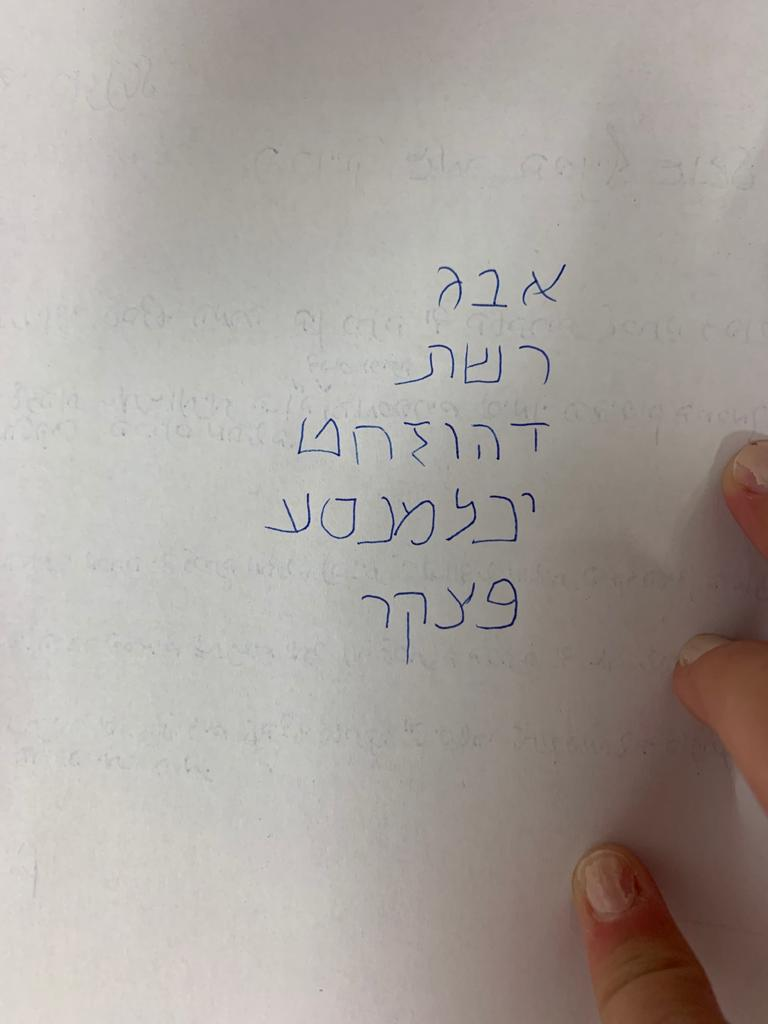
#> input picture test_images/image3.jpg, 768 x 1024 px, found by its file name
$ python learn_opencv.py   (older library calls are emulated)
#> lines starting #> are read from the running program, lines starting #| are printed output that depends on the picture; after the words box and inside, x2 and y2 are one past the last pixel; in counts of white or black regions, pixels touching at a corner belong together
import cv2 as cv
import pytesseract
import numpy as np
from numpy import asarray
from PIL import Image

from matplotlib import pyplot as plt

# [122 lines of commented-out code are left out]
img = cv.imread(r"C:\Users\Adi Rosental\Documents\she_code\shecode_final_project\test_images\image3.jpg", cv.IMREAD_GRAYSCALE)
#> img: shape (1024, 768); min 0, max 223, mean 163.1
_, mask = cv.threshold(img, 100, 225, cv.THRESH_BINARY_INV)
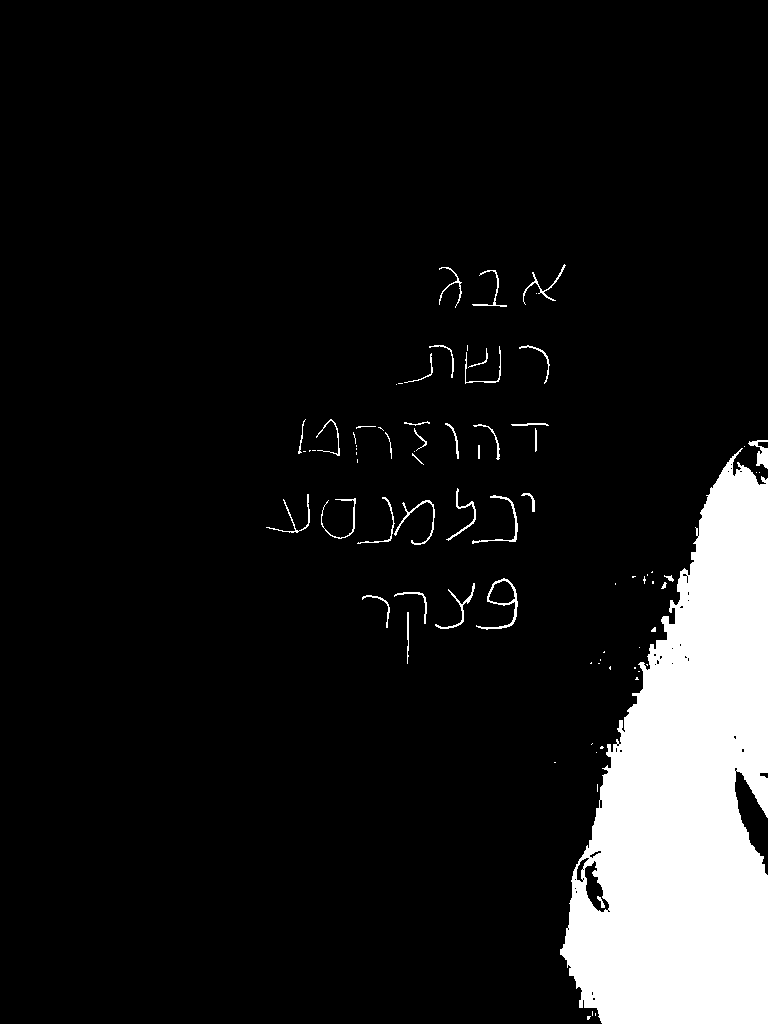
#> mask: shape (1024, 768); values 0 (black) and 225 (white), 10.2% white; 79 white regions (42 under 20 px), largest, box (x1, y1, x2, y2) and area: (560, 448, 768, 1024) 76049, (476, 578, 518, 630) 342, (748, 440, 768, 469) 257

kernal = np.ones((2,2), np.uint8)
dilation = cv.dilate(mask, kernal , iterations=3)
#> dilation: shape (1024, 768); values 0 (black) and 225 (white), 11.5% white; 40 white regions (1 under 20 px), largest, box (x1, y1, x2, y2) and area: (560, 440, 768, 1024) 78549, (357, 497, 438, 548) 1149, (476, 578, 521, 633) 867
erosion = cv.erode(mask, kernal, iterations=2)
#> erosion: shape (1024, 768); values 0 (black) and 225 (white), 9.3% white; 35 white regions (33 under 20 px), largest, box (x1, y1, x2, y2) and area: (562, 460, 768, 1024) 73267, (759, 449, 768, 468) 111
opening = cv.morphologyEx(mask, cv.MORPH_OPEN, kernal)
#> opening: shape (1024, 768); values 0 (black) and 225 (white), 10% white; 151 white regions (113 under 20 px), largest, box (x1, y1, x2, y2) and area: (561, 451, 768, 1024) 75356, (479, 579, 519, 631) 338, (449, 490, 477, 541) 183
closing = cv.morphologyEx(mask, cv.MORPH_CLOSE, kernal)
#> closing: shape (1024, 768); values 0 (black) and 225 (white), 10.1% white; 71 white regions (37 under 20 px), largest, box (x1, y1, x2, y2) and area: (561, 449, 768, 1024) 75551, (358, 498, 436, 546) 376, (477, 579, 519, 631) 343
mg = cv.morphologyEx(mask, cv.MORPH_GRADIENT, kernal)
#> mg: shape (1024, 768); values 0 (black) and 225 (white), 0.97% white in thin lines or dots, all inside (x1, y1, x2, y2) = (266, 264, 768, 1024)
th = cv.morphologyEx(mask, cv.MORPH_TOPHAT, kernal)
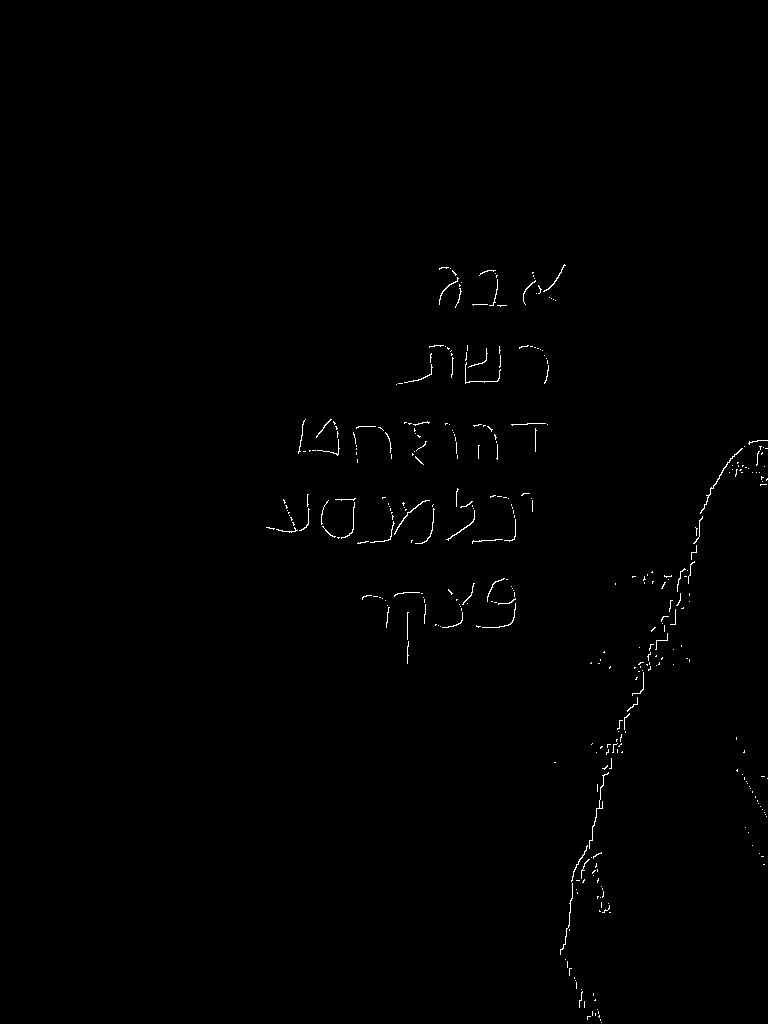
#> th: shape (1024, 768); values 0 (black) and 225 (white), 0.44% white in thin lines or dots, all inside (x1, y1, x2, y2) = (266, 264, 768, 1023)

titles = ["image", "mask", "dilation","erosion", "opening", "closing", "mg", "th"]
images = [img, mask, dilation, erosion,opening,closing,mg, th]

for i in range(8):
    plt.subplot(2,4,i+1), plt.imshow(images[i], 'gray')
    plt.title(titles[i])
    plt.xticks([]), plt.yticks([])
plt.show()


cv.waitKey(0)
cv.destroyAllWindows()

# 3:40
# ~learn how to clean noises in image~
img = cv.imread(r"C:\Users\Adi Rosental\Documents\she_code\shecode_final_project\test_images\pic2.png")
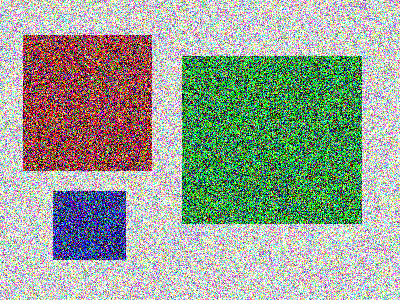
#> input picture test_images/pic2.png, 400 x 300 px, found by its file name
#> img is the input picture: shape (300, 400, 3); mean B, G, R 150, 164.4, 153.8
img = cv.cvtColor(img, cv.COLOR_BGR2RGB)

# with this kernel we decide to bring equal wieght to each pixel
kernal = np.ones((9,9), np.float32)/81

dst = cv.filter2D(img, -1, kernal)
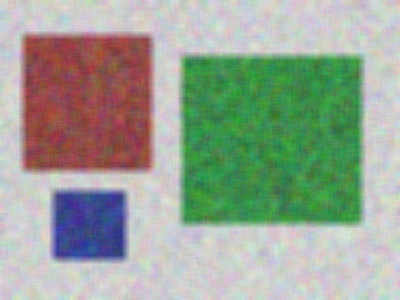
#> dst: shape (300, 400, 3); mean R, G, B 153.8, 164.4, 149.9
blur = cv.blur(img, (9,9));
gblue = cv.GaussianBlur(img, (9,9), 0)
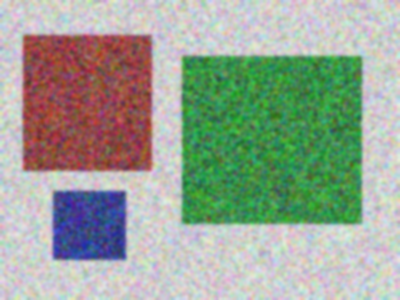
#> gblue: shape (300, 400, 3); mean R, G, B 153.8, 164.4, 150
# use the next filter for salt and paper noise
median = cv.medianBlur(img, 9)
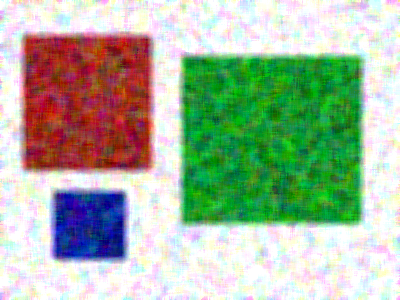
#> median: shape (300, 400, 3); mean R, G, B 165.7, 181.9, 159.6
# use the next filter for remove noises and keep the edge sharp
bilateralFilter = cv.bilateralFilter(img, 9, 75,75)
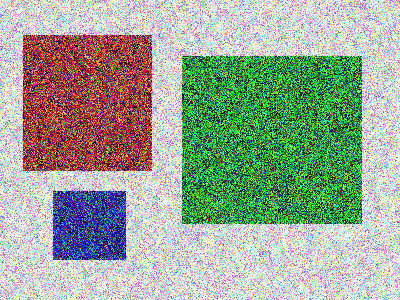
#> bilateralFilter: shape (300, 400, 3); mean R, G, B 155.4, 166.6, 151.3

titles = ["image", "2D Convolution", "blur", "Gaussianblue", "median", "bilateralFilter"]
images = [img, dst, blur, gblue, median, bilateralFilter]

for i in range(6):
    plt.subplot(2,3,i+1), plt.imshow(images[i], 'gray')
    plt.title(titles[i])
    plt.xticks([]), plt.yticks([])
plt.show()

# [60 lines of commented-out code are left out]
import cv2
import numpy as np


# [223 lines of commented-out code are left out]
